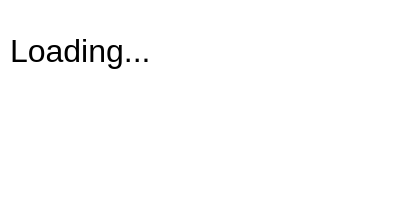
<?xml version="1.0" encoding="UTF-8"?>
<ui version="4.0">
 <class>Loading</class>
 <widget class="QDialog" name="Loading">
  <property name="geometry">
   <rect>
    <x>0</x>
    <y>0</y>
    <width>400</width>
    <height>200</height>
   </rect>
  </property>
  <property name="minimumSize">
   <size>
    <width>400</width>
    <height>200</height>
   </size>
  </property>
  <property name="maximumSize">
   <size>
    <width>400</width>
    <height>200</height>
   </size>
  </property>
  <property name="windowTitle">
   <string>Loading</string>
  </property>
  <property name="styleSheet">
   <string notr="true">background-color: rgb(255, 255, 255);</string>
  </property>
  <widget class="QLabel" name="title">
   <property name="geometry">
    <rect>
     <x>10</x>
     <y>10</y>
     <width>361</width>
     <height>81</height>
    </rect>
   </property>
   <property name="font">
    <font>
     <pointsize>-1</pointsize>
    </font>
   </property>
   <property name="styleSheet">
    <string notr="true">font-size : 32px;
</string>
   </property>
   <property name="text">
    <string>Loading...</string>
   </property>
  </widget>
 </widget>
 <layoutdefault spacing="6" margin="11"/>
 <resources/>
 <connections/>
</ui>
